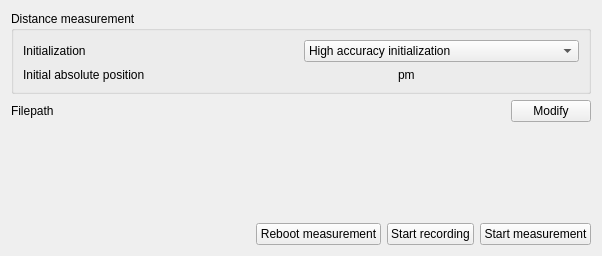
            <widget class="QWidget" name="tw_Measurement">
             <attribute name="title">
              <string>Measurement</string>
             </attribute>
             <layout class="QGridLayout" name="gridLayout_28">
              <item row="0" column="0">
               <layout class="QGridLayout" name="gridLayout_17">
                <item row="0" column="0">
                 <widget class="QGroupBox" name="groupBox_5">
                  <property name="title">
                   <string>Distance measurement</string>
                  </property>
                  <layout class="QVBoxLayout" name="verticalLayout_7">
                   <item>
                    <layout class="QHBoxLayout" name="horizontalLayout_10">
                     <item>
                      <widget class="QLabel" name="lbl_init">
                       <property name="text">
                        <string>Initialization</string>
                       </property>
                      </widget>
                     </item>
                     <item>
                      <widget class="QComboBox" name="cb_init">
                       <item>
                        <property name="text">
                         <string>High accuracy initialization</string>
                        </property>
                       </item>
                       <item>
                        <property name="text">
                         <string>Quick initialization</string>
                        </property>
                       </item>
                      </widget>
                     </item>
                    </layout>
                   </item>
                   <item>
                    <layout class="QHBoxLayout" name="horizontalLayout_9">
                     <item>
                      <widget class="QLabel" name="lbl_ref_position">
                       <property name="toolTip">
                        <string>The absolute position is estimated 
 at the measurement initialization procedure. </string>
                       </property>
                       <property name="text">
                        <string>Initial absolute position</string>
                       </property>
                      </widget>
                     </item>
                     <item>
                      <widget class="QLabel" name="lbl_ref_position_value">
                       <property name="text">
                        <string/>
                       </property>
                      </widget>
                     </item>
                     <item>
                      <widget class="QLabel" name="lbl_pos_units">
                       <property name="text">
                        <string>pm</string>
                       </property>
                      </widget>
                     </item>
                    </layout>
                   </item>
                  </layout>
                 </widget>
                </item>
                <item row="1" column="0">
                 <layout class="QGridLayout" name="gridLayout_15">
                  <item row="0" column="1">
                   <widget class="QLabel" name="lbl_filepath">
                    <property name="text">
                     <string/>
                    </property>
                   </widget>
                  </item>
                  <item row="0" column="2">
                   <widget class="QPushButton" name="pb_modify_filepath">
                    <property name="text">
                     <string>Modify</string>
                    </property>
                   </widget>
                  </item>
                  <item row="1" column="1">
                   <spacer name="horizontalSpacer_2">
                    <property name="orientation">
                     <enum>Qt::Horizontal</enum>
                    </property>
                    <property name="sizeHint" stdset="0">
                     <size>
                      <width>428</width>
                      <height>17</height>
                     </size>
                    </property>
                   </spacer>
                  </item>
                  <item row="0" column="0">
                   <widget class="QLabel" name="label_7">
                    <property name="text">
                     <string>Filepath     </string>
                    </property>
                   </widget>
                  </item>
                 </layout>
                </item>
                <item row="2" column="0">
                 <spacer name="verticalSpacer_7">
                  <property name="orientation">
                   <enum>Qt::Vertical</enum>
                  </property>
                  <property name="sizeHint" stdset="0">
                   <size>
                    <width>20</width>
                    <height>78</height>
                   </size>
                  </property>
                 </spacer>
                </item>
                <item row="3" column="0">
                 <layout class="QHBoxLayout" name="horizontalLayout_11">
                  <item>
                   <spacer name="horizontalSpacer_8">
                    <property name="orientation">
                     <enum>Qt::Horizontal</enum>
                    </property>
                    <property name="sizeHint" stdset="0">
                     <size>
                      <width>168</width>
                      <height>20</height>
                     </size>
                    </property>
                   </spacer>
                  </item>
                  <item>
                   <widget class="QPushButton" name="pb_measure_init">
                    <property name="toolTip">
                     <string>In case of error in the initialization of the interferometers, user can restart the measurement mode.</string>
                    </property>
                    <property name="text">
                     <string>Reboot measurement</string>
                    </property>
                   </widget>
                  </item>
                  <item>
                   <widget class="QPushButton" name="pb_measure_record">
                    <property name="toolTip">
                     <string>Record data into file with the native format AWS.</string>
                    </property>
                    <property name="text">
                     <string>Start recording</string>
                    </property>
                   </widget>
                  </item>
                  <item>
                   <widget class="QPushButton" name="pb_measure_start">
                    <property name="toolTip">
                     <string>Start/stop streaming the data</string>
                    </property>
                    <property name="text">
                     <string>Start measurement</string>
                    </property>
                   </widget>
                  </item>
                 </layout>
                </item>
               </layout>
              </item>
             </layout>
            </widget>
